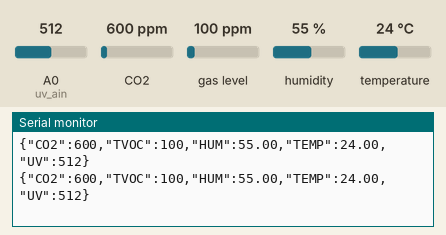
Simulated run of this sketch. Board: Arduino Uno, built with avr-gcc and run on an emulated ATmega328P. Parts: the last lines printed to the serial monitor. The inputs (shaded band) are chosen by the test bench; at power-on: CO2 600 ppm, humidity 55 %, A0 (uv_ain) = 512, gas level 100 ppm, temperature 24 °C.

Above: at 2.8 s.
2.9 s: CO2 set to 452 ppm
At 4.5 s:
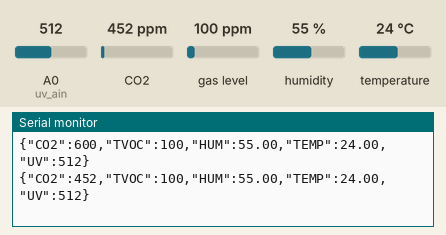
5.6 s: humidity set to 22 %
At 7.5 s:
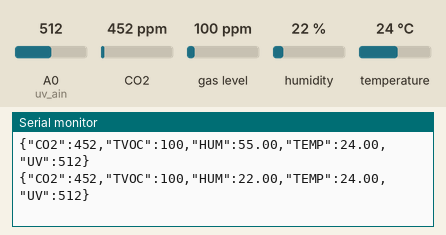
8.3 s: A0 (uv_ain) set to 716
At 10.8 s:
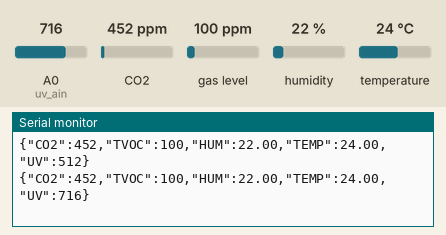
11.0 s: gas level set to 20 ppm
At 12.9 s:
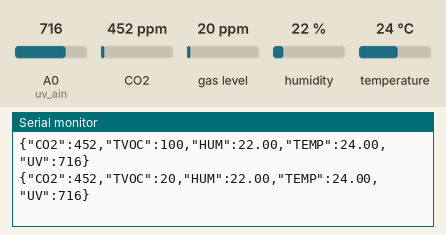
13.7 s: temperature set to 12 °C
At 14.7 s:
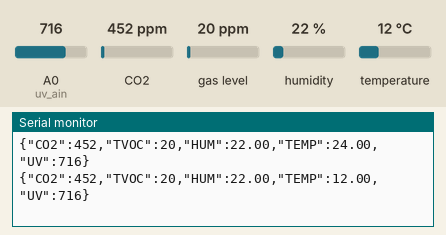
16.4 s: A0 (uv_ain) set to 992
At 19.5 s:
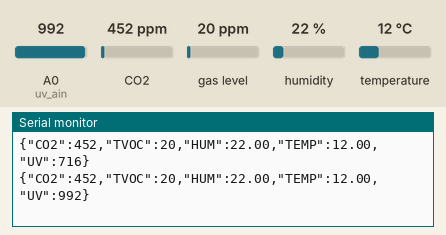
Timing chart, 0 to 20.1 s (numbered marks = the images above; inputs shaded):
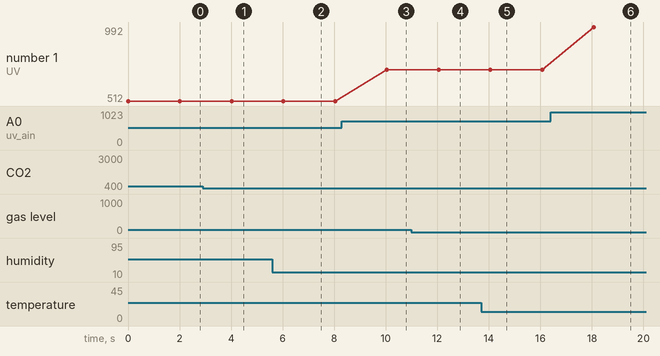

Measured:
- after the input at 2.9 s, the serial monitor: prints a new line after 1.1 s (image 1)
- after the input at 5.6 s, the serial monitor: prints a new line after 0.43 s (image 2)
- after the input at 8.3 s, the serial monitor: prints a new line after 1.7 s (image 3)
- after the input at 11.0 s, the serial monitor: prints a new line after 1.1 s (image 4)
- after the input at 13.7 s, the serial monitor: prints a new line after 0.36 s (image 5)
- after the input at 16.4 s, the serial monitor: prints a new line after 1.7 s (image 6)
- plotted number 1: 512 → 716 after the input at 8.3 s, 716 → 992 after the input at 16.4 s

The sketch:

sensor_uv_gas_temp_humJSON.ino
```cpp
#include "Adafruit_CCS811.h"
#include "DHT.h"

int uv_ain=A0; //Pin sensor UV
int ad_value;   //Variable que almacena el valor UV

#define DHTPIN 6     // Pin donde está conectado el sensor
#define DHTTYPE DHT22   // Sensor DHT22 (Humedad y temperatura)

DHT dht(DHTPIN, DHTTYPE);
Adafruit_CCS811 ccs; //Incialización de el objeto de la libreria de Adafruit_CCS811

void setup() {
  pinMode(uv_ain,INPUT);
  Serial.begin(9600);
  dht.begin();
  if(!ccs.begin()){
    Serial.println("Failed to start sensor! Please check your wiring.");
    while(1);
  }
  // Wait for the sensor to be ready
  while(!ccs.available());
}

void loop() {
  float h = dht.readHumidity(); //Leemos la Humedad
  float t = dht.readTemperature(); //Leemos la temperatura en grados Celsius
  ad_value=analogRead(uv_ain); //Leemos el sensor UV

  if(ccs.available()){
    if(!ccs.readData()){
      //Serial.print("CO2: ");
      if(ccs.geteCO2() != 0){
        //Enviamos de forma serializada un json con los datos obtenidos
        Serial.println("{\"CO2\":"+String(ccs.geteCO2())+
                      ",\"TVOC\":"+String(ccs.getTVOC())+
                      ",\"HUM\":"+String(h)+
                      ",\"TEMP\":"+String(t)+
                      ",\"UV\":"+String(ad_value)+"}");
      }
      //Serial.print("ppm, TVOC: ");
      // (gramos/metrocubico)productos químicos que se convierten
      //fácilmente en vapores o gases (metano, etano, propano, n-butano, n-pentano, benceno, tolueno, xileno y etileno)

    }
    else{
      Serial.println("None");
      while(1);
    }
  }
  delay(2000);
}
```
